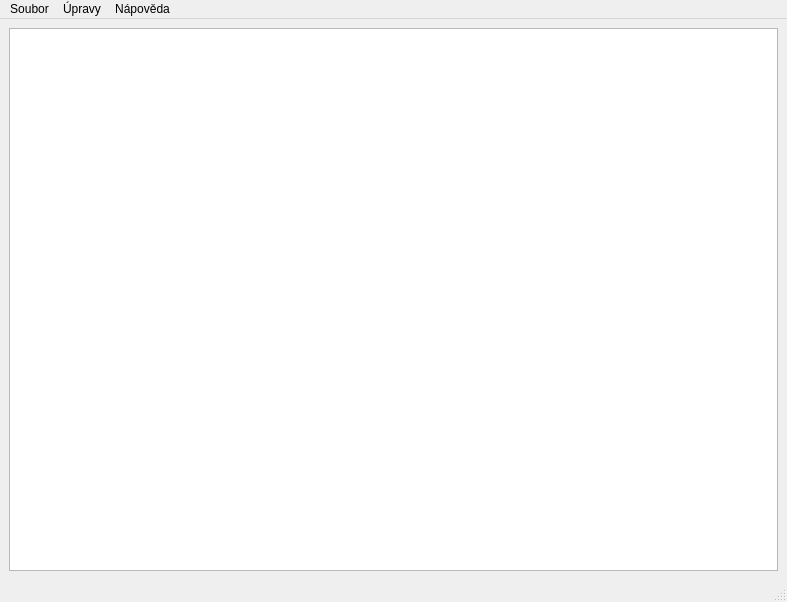
<?xml version="1.0" encoding="UTF-8"?>
<ui version="4.0">
 <class>MainWindow</class>
 <widget class="QMainWindow" name="MainWindow">
  <property name="geometry">
   <rect>
    <x>0</x>
    <y>0</y>
    <width>787</width>
    <height>602</height>
   </rect>
  </property>
  <property name="windowTitle">
   <string>MainWindow</string>
  </property>
  <widget class="QWidget" name="centralwidget">
   <layout class="QVBoxLayout" name="verticalLayout">
    <item>
     <widget class="QPlainTextEdit" name="textEdit"/>
    </item>
   </layout>
  </widget>
  <widget class="QMenuBar" name="menubar">
   <property name="geometry">
    <rect>
     <x>0</x>
     <y>0</y>
     <width>787</width>
     <height>21</height>
    </rect>
   </property>
   <widget class="QMenu" name="menuSoubor">
    <property name="title">
     <string>Soubor</string>
    </property>
    <addaction name="actionNov"/>
    <addaction name="actionOtev_t"/>
    <addaction name="actionUlo_it"/>
    <addaction name="actionUlo_it_jako"/>
    <addaction name="actionKonec"/>
    <addaction name="separator"/>
   </widget>
   <widget class="QMenu" name="menu_pravy">
    <property name="title">
     <string>Úpravy</string>
    </property>
    <addaction name="actionVyjmout"/>
    <addaction name="actionKop_rovat"/>
    <addaction name="actionVlo_it"/>
   </widget>
   <widget class="QMenu" name="menuN_pov_da">
    <property name="title">
     <string>Nápověda</string>
    </property>
    <addaction name="actionO_programu"/>
   </widget>
   <addaction name="menuSoubor"/>
   <addaction name="menu_pravy"/>
   <addaction name="menuN_pov_da"/>
  </widget>
  <widget class="QStatusBar" name="statusbar"/>
  <action name="actionNov">
   <property name="text">
    <string>Nový</string>
   </property>
   <property name="shortcut">
    <string>Ctrl+N</string>
   </property>
  </action>
  <action name="actionOtev_t">
   <property name="text">
    <string>Otevřít...</string>
   </property>
   <property name="shortcut">
    <string>Ctrl+O</string>
   </property>
  </action>
  <action name="actionUlo_it_jako">
   <property name="text">
    <string>Uložit jako...</string>
   </property>
   <property name="shortcut">
    <string>Ctrl+Shift+S</string>
   </property>
  </action>
  <action name="actionKonec">
   <property name="text">
    <string>Konec</string>
   </property>
  </action>
  <action name="actionVyjmout">
   <property name="text">
    <string>Vyjmout</string>
   </property>
   <property name="shortcut">
    <string>Ctrl+X</string>
   </property>
  </action>
  <action name="actionKop_rovat">
   <property name="text">
    <string>Kopírovat</string>
   </property>
   <property name="shortcut">
    <string>Ctrl+C</string>
   </property>
  </action>
  <action name="actionVlo_it">
   <property name="text">
    <string>Vložit</string>
   </property>
   <property name="shortcut">
    <string>Ctrl+V</string>
   </property>
  </action>
  <action name="actionO_programu">
   <property name="text">
    <string>O programu...</string>
   </property>
  </action>
  <action name="actionUlo_it">
   <property name="text">
    <string>Uložit</string>
   </property>
   <property name="shortcut">
    <string>Ctrl+S</string>
   </property>
  </action>
 </widget>
 <resources/>
 <connections/>
</ui>
